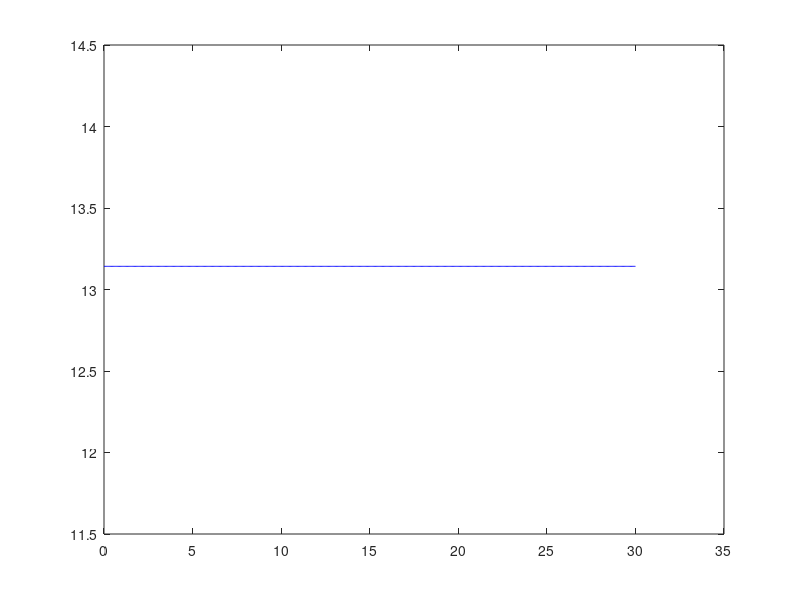
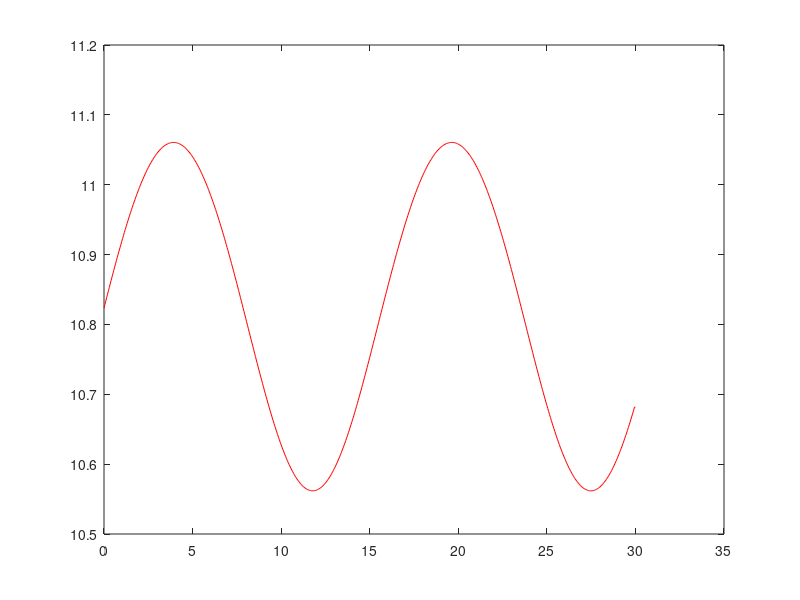
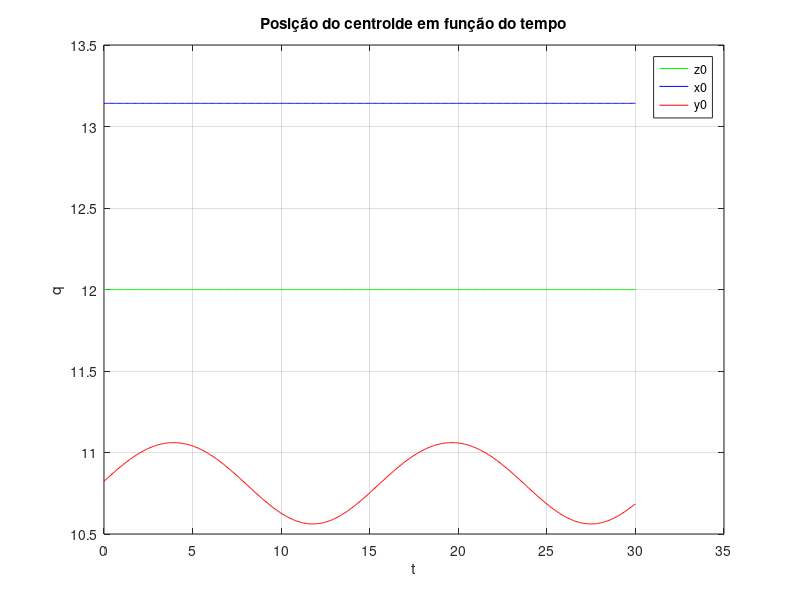

Write MATLAB code to recreate these figures, in order.
clear
clc
close all
%definindo os parametros iniciais
%tamanho da pata
l1=8;
l2=5;
%medida da plataforma
d=16.8;
D=24;
%função motora 
wa=0;
wb=0.4;
wc=0;
wd=0.4;
we=0;
wf=0.4;
wg=0;
wh=0.4;
%posições iniciais estimadas
a=(-l1*cos(3*pi/5)+l2*cos(7*pi/20))*2+d;
b=D;
h=l2*sin(7*pi/20)+l1*sin(3*pi/5);
betha=0;
%intervalo de tempo
dt = 0.05;
t = 0:dt:30;
%equações de restrição
phi = @(q,t) ([ 2*q(1) - cos(betha)*(l2*cos(q(7) + q(8)) + l1*cos(q(7))) - cos(betha)*(l2*cos(q(11) + q(12)) + l1*cos(q(11))) - d*cos(q(6))*cos(q(5));
                2*q(2) - l2*sin(q(7) + q(8)) - l2*sin(q(11) + q(12)) - l1*sin(q(7)) - l1*sin(q(11)) - d*(cos(q(4))*sin(q(6)) + cos(q(6))*sin(q(4))*sin(q(5)));
                2*q(3) - b - sin(betha)*(l2*cos(q(7) + q(8)) + l1*cos(q(7))) - sin(betha)*(l2*cos(q(11) + q(12)) + l1*cos(q(11))) - d*(sin(q(4))*sin(q(6)) - cos(q(4))*cos(q(6))*sin(q(5)));
                2*q(1) - 2*a - cos(betha)*(l2*cos(q(9) + q(10)) + l1*cos(q(9))) - cos(betha)*(l2*cos(q(13) + q(14)) + l1*cos(q(13))) + d*cos(q(6))*cos(q(5));
                2*q(2) - l2*sin(q(9) + q(10)) - l2*sin(q(13) + q(14)) - l1*sin(q(9)) - l1*sin(q(13)) + d*(cos(q(4))*sin(q(6)) + cos(q(6))*sin(q(4))*sin(q(5)));
                2*q(3) - b - sin(betha)*(l2*cos(q(9) + q(10)) + l1*cos(q(9))) - sin(betha)*(l2*cos(q(13) + q(14)) + l1*cos(q(13))) + d*(sin(q(4))*sin(q(6)) - cos(q(4))*cos(q(6))*sin(q(5)));
                q(7)-0.1*sin(wa*t)-3*pi/5; ...
                q(8)-0.1*sin(wb*t)+pi/4; ...
                q(9)+0.1*sin(wc*t)-2*pi/5; ...
                q(10)+0.1*sin(wd*t)-pi/4; ...
                q(11)-0.1*sin(we*t)-3*pi/5; ...
                q(12)-0.1*sin(wf*t)+pi/4; ...
                q(13)+0.1*sin(wg*t)-2*pi/5; ...
                q(14)+0.1*sin(wh*t)-pi/4]);

fiq = @(q,t) [2, 0, 0,                                                    0,            d*cos(q(6))*sin(q(5)),                                  d*cos(q(5))*sin(q(6)), cos(betha)*(l2*sin(q(7) + q(8)) + l1*sin(q(7))), l2*sin(q(7) + q(8))*cos(betha),                                                     0,                                  0, cos(betha)*(l2*sin(q(11) + q(12)) + l1*sin(q(11))), l2*sin(q(11) + q(12))*cos(betha),                                                     0,                                  0;
              0, 2, 0,  d*(sin(q(4))*sin(q(6)) - cos(q(4))*cos(q(6))*sin(q(5))), -d*cos(q(6))*cos(q(5))*sin(q(4)), -d*(cos(q(4))*cos(q(6)) - sin(q(4))*sin(q(6))*sin(q(5))),            - l2*cos(q(7) + q(8)) - l1*cos(q(7)),           -l2*cos(q(7) + q(8)),                                                     0,                                  0,            - l2*cos(q(11) + q(12)) - l1*cos(q(11)),           -l2*cos(q(11) + q(12)),                                                     0,                                  0;
              0, 0, 2, -d*(cos(q(4))*sin(q(6)) + cos(q(6))*sin(q(4))*sin(q(5))),  d*cos(q(4))*cos(q(6))*cos(q(5)), -d*(cos(q(6))*sin(q(4)) + cos(q(4))*sin(q(6))*sin(q(5))), sin(betha)*(l2*sin(q(7) + q(8)) + l1*sin(q(7))), l2*sin(q(7) + q(8))*sin(betha),                                                     0,                                  0, sin(betha)*(l2*sin(q(11) + q(12)) + l1*sin(q(11))), l2*sin(q(11) + q(12))*sin(betha),                                                     0,                                  0;
              2, 0, 0,                                                    0,           -d*cos(q(6))*sin(q(5)),                                 -d*cos(q(5))*sin(q(6)),                             0,                                  0,                    (l2*sin(q(9) + q(10))+l1*sin(q(9)))*cos(betha), l2*sin(q(9) + q(10))*cos(betha),                                                     0,                                  0, cos(betha)*(l2*sin(q(13) + q(14)) + l1*sin(q(13))), l2*sin(q(13) + q(14))*cos(betha);
              0, 2, 0, -d*(sin(q(4))*sin(q(6)) - cos(q(4))*cos(q(6))*sin(q(5))),  d*cos(q(6))*cos(q(5))*sin(q(4)),  d*(cos(q(4))*cos(q(6)) - sin(q(4))*sin(q(6))*sin(q(5))),                                                     0,                                  0,            - l2*cos(q(9) + q(10)) - l1*cos(q(9)),           -l2*cos(q(9) + q(10)),                                                     0,                                  0,            - l2*cos(q(13) + q(14)) - l1*cos(q(13)),           -l2*cos(q(13) + q(14));
              0, 0, 2,  d*(cos(q(4))*sin(q(6)) + cos(q(6))*sin(q(4))*sin(q(5))), -d*cos(q(4))*cos(q(6))*cos(q(5)),  d*(cos(q(6))*sin(q(4)) + cos(q(4))*sin(q(6))*sin(q(5))),                                                     0,                                  0, sin(betha)*(l2*sin(q(9) + q(10)) + l1*sin(q(9))), l2*sin(q(9) + q(10))*sin(betha),                                                     0,                                  0, sin(betha)*(l2*sin(q(13) + q(14)) + l1*sin(q(13))), l2*sin(q(13) + q(14))*sin(betha);
              0, 0, 0,                                                    0,                              0,                                                    0,                                                     1,                                  0,                                                     0,                                  0,                                                     0,                                  0,                                                     0,                                  0;
              0, 0, 0,                                                    0,                              0,                                                    0,                                                     0,                                  1,                                                     0,                                  0,                                                     0,                                  0,                                                     0,                                  0;
              0, 0, 0,                                                    0,                              0,                                                    0,                                                     0,                                  0,                                                     1,                                  0,                                                     0,                                  0,                                                     0,                                  0;
              0, 0, 0,                                                    0,                              0,                                                    0,                                                     0,                                  0,                                                     0,                                  1,                                                     0,                                  0,                                                     0,                                  0;
              0, 0, 0,                                                    0,                              0,                                                    0,                                                     0,                                  0,                                                     0,                                  0,                                                     1,                                  0,                                                     0,                                  0;
              0, 0, 0,                                                    0,                              0,                                                    0,                                                     0,                                  0,                                                     0,                                  0,                                                     0,                                  1,                                                     0,                                  0;
              0, 0, 0,                                                    0,                              0,                                                    0,                                                     0,                                  0,                                                     0,                                  0,                                                     0,                                  0,                                                     1,                                  0;
              0, 0, 0,                                                    0,                              0,                                                    0,                                                     0,                                  0,                                                     0,                                  0,                                                     0,                                  0,                                                     0,                                  1];
 


% v = @(q,t)[0;0;0;0;0;0;wa;wb;we;wf];
q = zeros(14,length(t));
q(:,1) = [13.1;12;12;0;0;0;3*pi/5;-pi/4;3*pi/5;-pi/4;3*pi/5;-pi/4;3*pi/5;-pi/4];
qp = zeros(14,length(t));
q2p = zeros(14,length(t));
deltaq = [0.1;0.1;0.1;0.1;0.1;0.1;0.1;0.1;0.1;0.1;0.1;0.1;0.1;0.1];
%calculando os vetores q, qp e q2p para cada instante de tempo
for i = 1:length(t)-1
    deltaq = [0.1;0.1;0.1;0.1;0.1;0.1;0.1;0.1;0.1;0.1;0.1;0.1;0.1;0.1];
    tolerance = 1e-10;
    while any(deltaq > tolerance) && any(abs(phi(q(:,i),t(i))) > tolerance)
        deltaq = -pinv(fiq(q(:,i),t(i)))*phi(q(:,i),t(i));
        q(:,i) = q(:,i) + deltaq;
    end
    t(i+1) = t(i) + dt;
    q(:,i+1) = q(:,i);
end
figure(1)
plot(t,q(1,:),'b-')
figure(2)
plot(t,q(2,:),'r')
figure(3)
plot(t,q(3,:),'g',t,q(1,:),'b-',t,q(2,:),'r')
xlabel('t');
ylabel('q');
title('Posição do centroide em função do tempo');
legend('z0', 'x0', 'y0', 'Location', 'Best');
grid on;